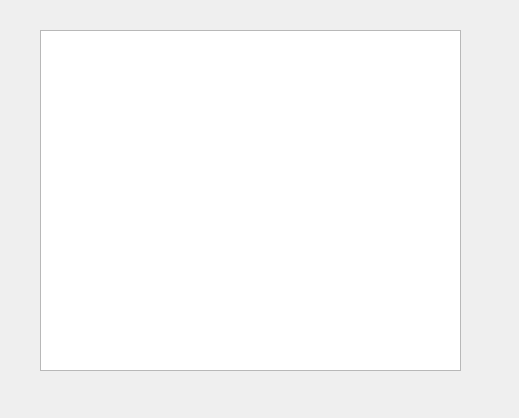
<?xml version="1.0" encoding="UTF-8"?>
<ui version="4.0">
 <class>guiDlg</class>
 <widget class="QWidget" name="guiDlg">
  <property name="geometry">
   <rect>
    <x>0</x>
    <y>0</y>
    <width>519</width>
    <height>418</height>
   </rect>
  </property>
  <property name="windowTitle">
   <string>Controller</string>
  </property>
  <widget class="QGraphicsView" name="graphicsView">
   <property name="geometry">
    <rect>
     <x>40</x>
     <y>30</y>
     <width>421</width>
     <height>341</height>
    </rect>
   </property>
  </widget>
 </widget>
 <resources/>
 <connections/>
</ui>
